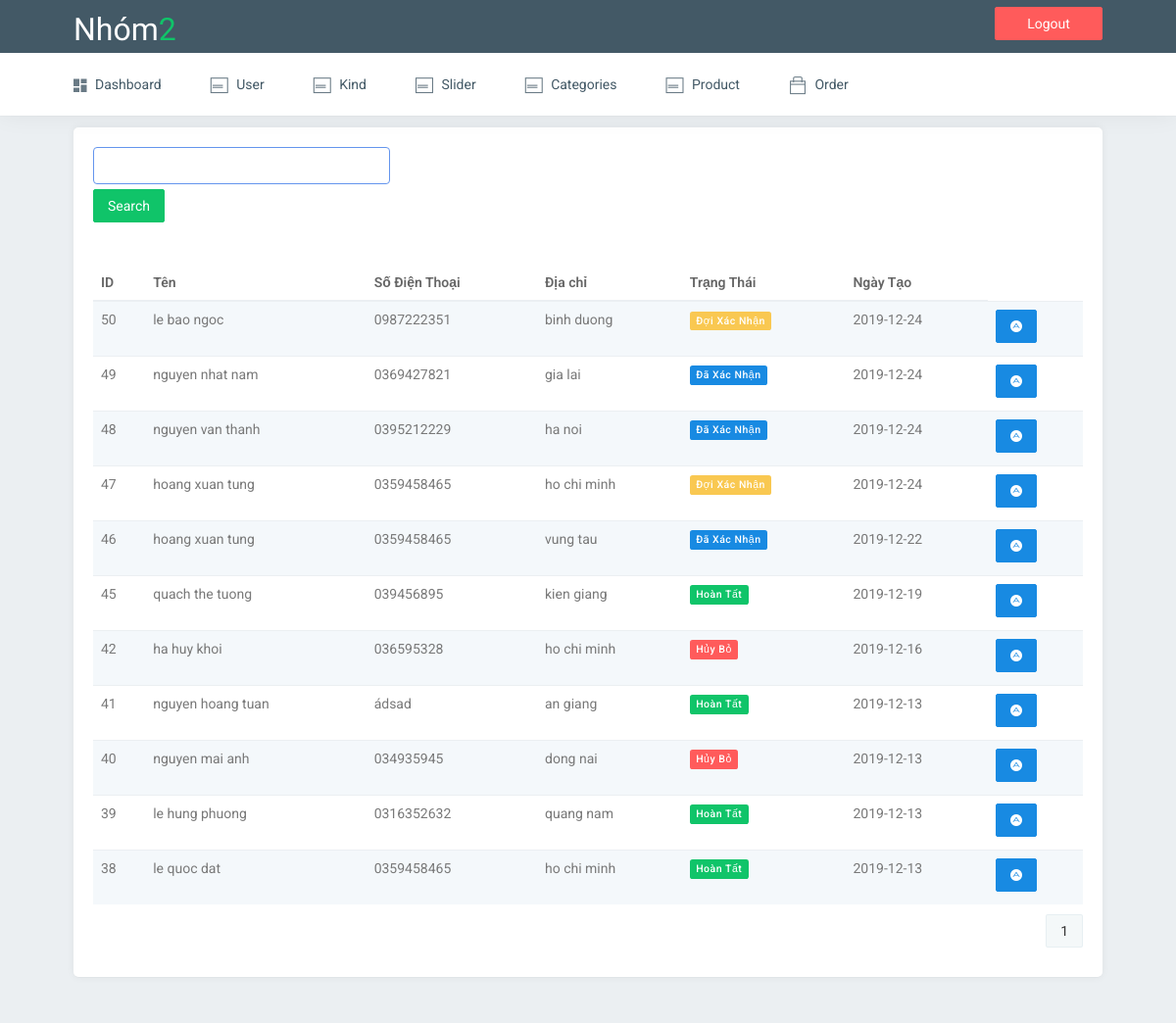
The app's page /Source/teo/pages/admin/order/index.php with its own data.
### tables this page shows
CREATE TABLE IF NOT EXISTS `orders` (
  `id` int(11) NOT NULL AUTO_INCREMENT,
  `name` varchar(255) DEFAULT NULL,
  `address` varchar(255) DEFAULT NULL,
  `phone` varchar(255) DEFAULT NULL,
  `total` int(11) DEFAULT NULL,
  `status` varchar(255) DEFAULT NULL,
  `create_at` date DEFAULT NULL,
  PRIMARY KEY (`id`)
);

### Source/teo/controllers/Controller.php (called while the page is built, shortened)
<?php
class Controller
{
    protected $dataSendView = [];
    public function __construct()
    {
        $this->limit=12 ;
    }
    public function view($path)
    {
        $dataSendView = $this->dataSendView;
        include('../../../views/admins/layouts/header.php');
        include('../../../' . $path);
    }
}

### Source/teo/controllers/OrderController.php (called while the page is built, shortened)
<?php
require_once 'Controller.php';
require_once '../../../models/Order.php';
class OrderController extends Controller
{
    public function index($request)
    {
        $order = new Order();
        $order = $order->getOrders($request, $this->limit);
        return $this->view('views/admins/UI/order/index.php');
    }
}

### Source/teo/pages/admin/order/index.php (called while the page is built, shortened)
<?php
require_once '../../../controllers/OrderController.php';
if(!empty($_GET['page']))
{
    if(!empty($_GET['keyword']))
    {
        $request=['page'=>$_GET['page'],'keyword'=>$_GET['keyword']];
    }
    else{
        $request=['page'=>$_GET['page'],'keyword'=>''];
    }
}
else{
    $request=['page'=>1,'keyword'=>''];
}
$auth = new OrderController();
$auth->index($request);

### Source/teo/helpers/Database.php (called while the page is built)
<?php
final class Database
{
    private static $host = 'localhost';
    private static $user = 'root';
    private static $pass = '';
    private static $dbname = 'tung';
    private static $dbh = null;
    final public static function getInstance()
    {
        if (self::$dbh === null) {
            $dsn = 'mysql:host=' . self::$host . ';charset=' . 'utf8' . ';dbname=' . self::$dbname;
            try {
                self::$dbh = new PDO($dsn, self::$user, self::$pass, [
                    PDO::ATTR_DEFAULT_FETCH_MODE => PDO::FETCH_OBJ,
                    PDO::ATTR_ERRMODE => PDO::ERRMODE_SILENT
                ]);
            } catch (PDOException $e) {
                error_log($e->getMessage());
                ob_clean();
                die('DATABASE: Connection error.');
            }
        }
        return self::$dbh;
    }
}

### Source/teo/models/Order.php (called while the page is built, shortened)
<?php
require_once '../../../helpers/Database.php';
class Order
{
    public function getOrders($request,$limit){
        $sql_count ="select count(*) from orders where (phone like ? or status like ? or name like ?)";
        $execute_query_count=Database::getInstance()->prepare($sql_count);
        $execute_query_count->bindValue(1,'%'.$request['keyword'].'%');
        $execute_query_count->bindValue(2,'%'.$request['keyword'].'%');
        $execute_query_count->bindValue(3,'%'.$request['keyword'].'%');
        $execute_query_count->execute();
        $total_page=ceil((int)$execute_query_count->fetchColumn()/$limit);
        $page_start=($request['page']-1)*$limit;
        $sql ="select * from orders where (phone like ? or status like ? or name like ?) ORDER BY  id DESC limit ?,?";
        $execute_query=Database::getInstance()->prepare($sql);
        $execute_query->bindValue(1,'%'.$request['keyword'].'%');
        $execute_query->bindValue(2,'%'.$request['keyword'].'%');
        $execute_query->bindValue(3,'%'.$request['keyword'].'%');
        $execute_query->bindValue(4,$page_start,PDO::PARAM_INT);
        $execute_query->bindValue(5,$limit,PDO::PARAM_INT);
        $execute_query->execute();
        return ['data'=>$execute_query->fetchAll(),'total_page'=>$total_page];
    }
}

### Source/teo/views/admins/UI/order/index.php (the view, shortened to what this page needs)
<div class="row">
    <div class="col-sm-12">
        <div class="card-box">
            <form style="width: 30%;float: left " class="form-group" method="get" action="/pages/admin/order/index.php">
                <input style="border: 1px solid cornflowerblue;" class="form-control" type="text" name="keyword">
                <button style="margin-top: 5px ;float: left" class="btn btn-success" type="submit">Search</button>
            </form>
            <br><br><br><br><br><br>
            <div class="table-rep-plugin">
                <div class="table-responsive" data-pattern="priority-columns">
                    <?php if (count($dataSendView['orders']) > 0){ ?>
                    <table id="tech-companies-1" class="table  table-striped">
                        <thead>
                        <tr>
                            <th>ID</th>
                            <th>Tên</th>
                            <th>Số Điện Thoại</th>
                            <th>Địa chỉ</th>
                            <th>Trạng Thái</th>
                            <th>Ngày Tạo</th>
                        </tr>
                        </thead>
                        <tbody>
                        <?php foreach ($dataSendView['orders'] as $item): ?>
                            <tr>
                                <td><?php echo $item->id ?></td>
                                <td><?php echo $item->name ?></td>
                                <td><?php echo $item->phone ?></td>
                                <td><?php echo $item->address ?></td>
                                <td>
                                    <?php
                                    if ($item->status == 'waiting_confirm') echo "<label onclick='changeStatus(".$item->id.")' id='label_status_".$item->id."'    class='label label-warning'>Đợi Xác Nhận</label>";
                                    if ($item->status == 'confirmed') echo "<label onclick='changeStatus(".$item->id.")'  id='label_status_".$item->id."'  class='label label-primary'>Đã Xác Nhận</label>";
                                    if ($item->status == 'successfully') echo "<label onclick='changeStatus(".$item->id.")' id='label_status_".$item->id."'   class='label label-success'>Hoàn Tất</label>";
                                    if ($item->status == 'cancel') echo "<label onclick='changeStatus(".$item->id.")'  id='label_status_".$item->id."'  class='label label-danger'>Hủy Bỏ</label>";
                                    ?>
                                </td>
                                <td> <?php echo $item->create_at ?></td>
                                <td>
                                    <button onclick="order_view(<?php echo $item->id ?>)" id="btn_order_view"
                                            data-toggle="modal" data-target="#myModal"
                                            class="btn btn-icon waves-effect waves-light btn-primary m-b-5"><i
                                                class="fa fa-adn"></i></button>
                                </td>
                            </tr>
                        <?php endforeach; ?>
                        </tbody>
                    </table>
                    <div style="float:right" class="btn-group m-b-10">
                        <?php for ($i = 1; $i <= $dataSendView['total_page']; $i++) { ?>
                            <a href="/pages/admin/order/?page=<?php echo $i; ?>"
                               type="button"
                               class="btn btn-default"><?php echo $i; ?></a>
                        <?php } ?>
                    </div>
                </div>
            </div>
        </div>
    </div>
</div>
<?php } else {
    echo '<h1>No data</h1>';
} ?>

### Source/teo/assets/admins/css/core.css (style rules this page uses)
body { background: #ebeff2; font-family: 'Roboto', sans-serif; margin: 0; padding-bottom: 60px; overflow-x: hidden; color: #797979; }
html { position: relative; min-height: 100%; background: #ebeff2; }
* { outline: none !important; }
.m-b-5 { margin-bottom: 5px !important; }
.m-b-10 { margin-bottom: 10px !important; }
.card-box { padding: 20px; box-shadow: 0 0px 8px 0 rgba(0, 0, 0, 0.06), 0 1px 0px 0 rgba(0, 0, 0, 0.02); -webkit-border-radius: 5px; border-radius: 5px; -moz-border-radius: 5px; background-clip: padding-box; margin-bottom: 20px; background-color: #ffffff; }
.row { margin-right: -10px; margin-left: -10px; }
.col-lg-1, .col-lg-10, .col-lg-11, .col-lg-12, .col-lg-2, .col-lg-3, .col-lg-4, .col-lg-5, .col-lg-6, .col-lg-7, .col-lg-8, .col-lg-9, .col-md-1, .col-md-10, .col-md-11, .col-md-12, .col-md-2, .col-md-3, .col-md-4, .col-md-5, .col-md-6, .col-md-7, .col-md-8, .col-md-9, .col-sm-1, .col-sm-10, .col-sm-11, .col-sm-12, .col-sm-2, .col-sm-3, .col-sm-4, .col-sm-5, .col-sm-6, .col-sm-7, .col-sm-8, .col-sm-9, .col-xs-1, .col-xs-10, .col-xs-11, .col-xs-12, .col-xs-2, .col-xs-3, .col-xs-4, .col-xs-5, .col-xs-6, .col-xs-7, .col-xs-8, .col-xs-9 { padding-left: 10px; padding-right: 10px; }
.form-control { background-color: #FFFFFF; border: 1px solid #E3E3E3; border-radius: 4px; color: #565656; padding: 7px 12px; height: 38px; max-width: 100%; -webkit-box-shadow: none; box-shadow: none; -webkit-transition: all 300ms linear; -moz-transition: all 300ms linear; -o-transition: all 300ms linear; -ms-transition: all 300ms linear; transition: all 300ms linear; }
.label { font-weight: 500; letter-spacing: 0.05em; padding: .3em .6em .3em; }
.label-primary { background-color: #188ae2; }
.label-success { background-color: #10c469; }
.label-warning { background-color: #f9c851; }
.label-danger { background-color: #ff5b5b; }
.waves-effect { position: relative; cursor: pointer; display: inline-block; overflow: hidden; -webkit-user-select: none; -moz-user-select: none; -ms-user-select: none; user-select: none; -webkit-tap-highlight-color: transparent; vertical-align: middle; z-index: 1; will-change: opacity, transform; -webkit-transition: all 0.3s ease-out; -moz-transition: all 0.3s ease-out; -o-transition: all 0.3s ease-out; -ms-transition: all 0.3s ease-out; transition: all 0.3s ease-out; }

### Source/teo/assets/admins/css/components.css (style rules this page uses)
.btn { border-radius: 2px; padding: 6px 14px; }
.btn-custom, .btn-primary, .btn-success, .btn-info, .btn-warning, .btn-danger, .btn-inverse, .btn-purple, .btn-pink { color: #ffffff !important; }
.btn-default { background-color: rgba(218, 230, 236, 0.3); border-color: rgba(218, 230, 236, 0.5); }
.btn-primary { background-color: #188ae2 !important; border: 1px solid #188ae2 !important; }
.btn-success { background-color: #10c469 !important; border: 1px solid #10c469 !important; }
.table { margin-bottom: 10px; }
.table-striped > tbody > tr:nth-of-type(odd), .table-hover > tbody > tr:hover, .table > thead > tr > td.active, .table > tbody > tr > td.active, .table > tfoot > tr > td.active, .table > thead > tr > th.active, .table > tbody > tr > th.active, .table > tfoot > tr > th.active, .table > thead > tr.active > td, .table > tbody > tr.active > td, .table > tfoot > tr.active > td, .table > thead > tr.active > th, .table > tbody > tr.active > th, .table > tfoot > tr.active > th { background-color: #f4f8fb !important; }
.table > thead > tr > th, .table > tbody > tr > th, .table > tfoot > tr > th, .table > thead > tr > td, .table > tbody > tr > td, .table > tfoot > tr > td, .table > thead > tr > th, .table-bordered { border-top: 1px solid #ebeff2; }
.table > thead > tr > th { vertical-align: bottom; border-bottom: 2px solid #ebeff2; }
tbody { color: #797979; }
th { color: #666666; font-weight: 600; }
.table-rep-plugin .table-responsive { border: none !important; }

### records on screen
orders: id "50", name "le bao ngoc", phone "0987222351", address "binh duong", create_at "2019-12-24"
orders: id "49", name "nguyen nhat nam", phone "0369427821", address "gia lai", create_at "2019-12-24"
orders: id "48", name "nguyen van thanh", phone "0395212229", address "ha noi", create_at "2019-12-24"
orders: id "47", name "hoang xuan tung", phone "0359458465", address "ho chi minh", create_at "2019-12-24"
orders: id "46", name "hoang xuan tung", phone "0359458465", address "vung tau", create_at "2019-12-22"
orders: id "45", name "quach the tuong", phone "039456895", address "kien giang", create_at "2019-12-19"
orders: id "42", name "ha huy khoi", phone "036595328", address "ho chi minh", create_at "2019-12-16"
orders: id "41", name "nguyen hoang tuan", phone "ádsad", address "an giang", create_at "2019-12-13"
orders: id "40", name "nguyen mai anh", phone "034935945", address "dong nai", create_at "2019-12-13"
orders: id "39", name "le hung phuong", phone "0316352632", address "quang nam", create_at "2019-12-13"
orders: id "38", name "le quoc dat", phone "0359458465", address "ho chi minh", create_at "2019-12-13"
